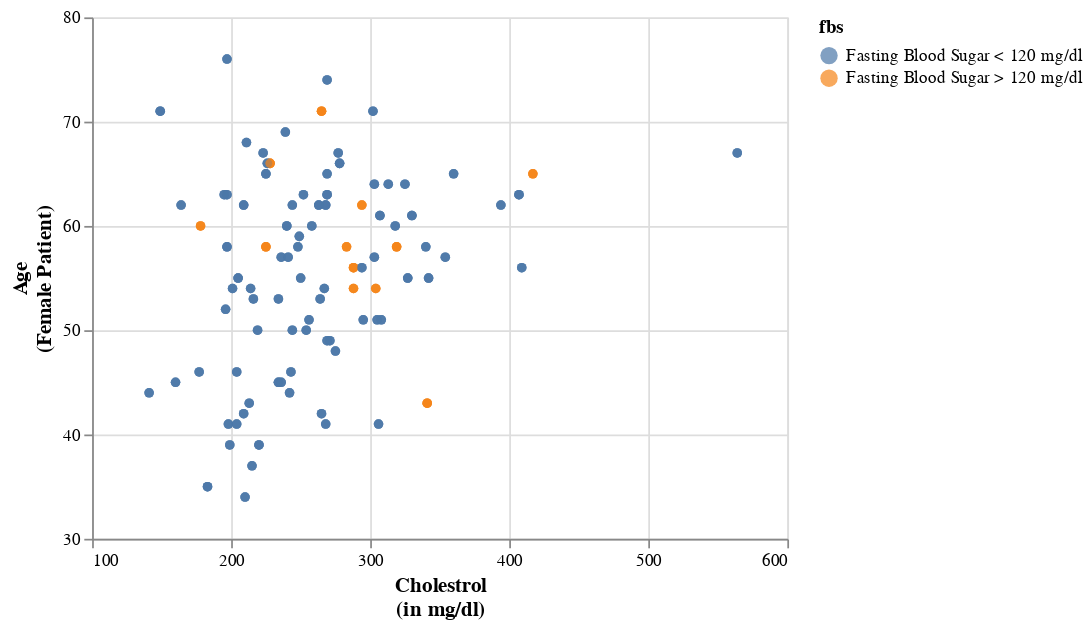

Notebook code cell kept with this figure:
### Markdown cell above
Finally, now we are able to plot the training data.

### Code cell
heart_data_3_category=alt.Chart(heart_data_3).mark_circle().encode(
    x=alt.X(
        "chol",
        title=["Cholestrol","(in mg/dl)"],
        scale=alt.Scale(zero=False),
        axis=alt.Axis(tickCount=7)
    ),
    y=alt.Y(
        "age",
        title=["Age", "(Female Patient)"],
        scale=alt.Scale(zero=False),
        axis=alt.Axis(tickCount=7)
    ),
    color="fbs"
).configure_axis(titleFontSize=12)

heart_data_3_category

### Figure 1 — Vega-Lite specification as saved in the notebook (floating-point values rounded to 4 significant figures; data arrays with more than 128 entries replaced by an {"elided": "..."} marker saying what was removed)
{"config": {"view": {"continuousWidth": 400, "continuousHeight": 300}, "axis": {"titleFontSize": 12}}, "data": {"name": "data-e2be77b2f2d3b971386aa8d1b39a72da"}, "mark": "circle", "encoding": {"color": {"field": "fbs", "type": "nominal"}, "x": {"axis": {"tickCount": 7}, "field": "chol", "scale": {"zero": false}, "title": ["Cholestrol", "(in mg/dl)"], "type": "quantitative"}, "y": {"axis": {"tickCount": 7}, "field": "age", "scale": {"zero": false}, "title": ["Age", "(Female Patient)"], "type": "quantitative"}}, "$schema": "https://vega.github.io/schema/vega-lite/v4.17.0.json", "datasets": {"data-e2be77b2f2d3b971386aa8d1b39a72da": {"elided": "312 records"}}}
